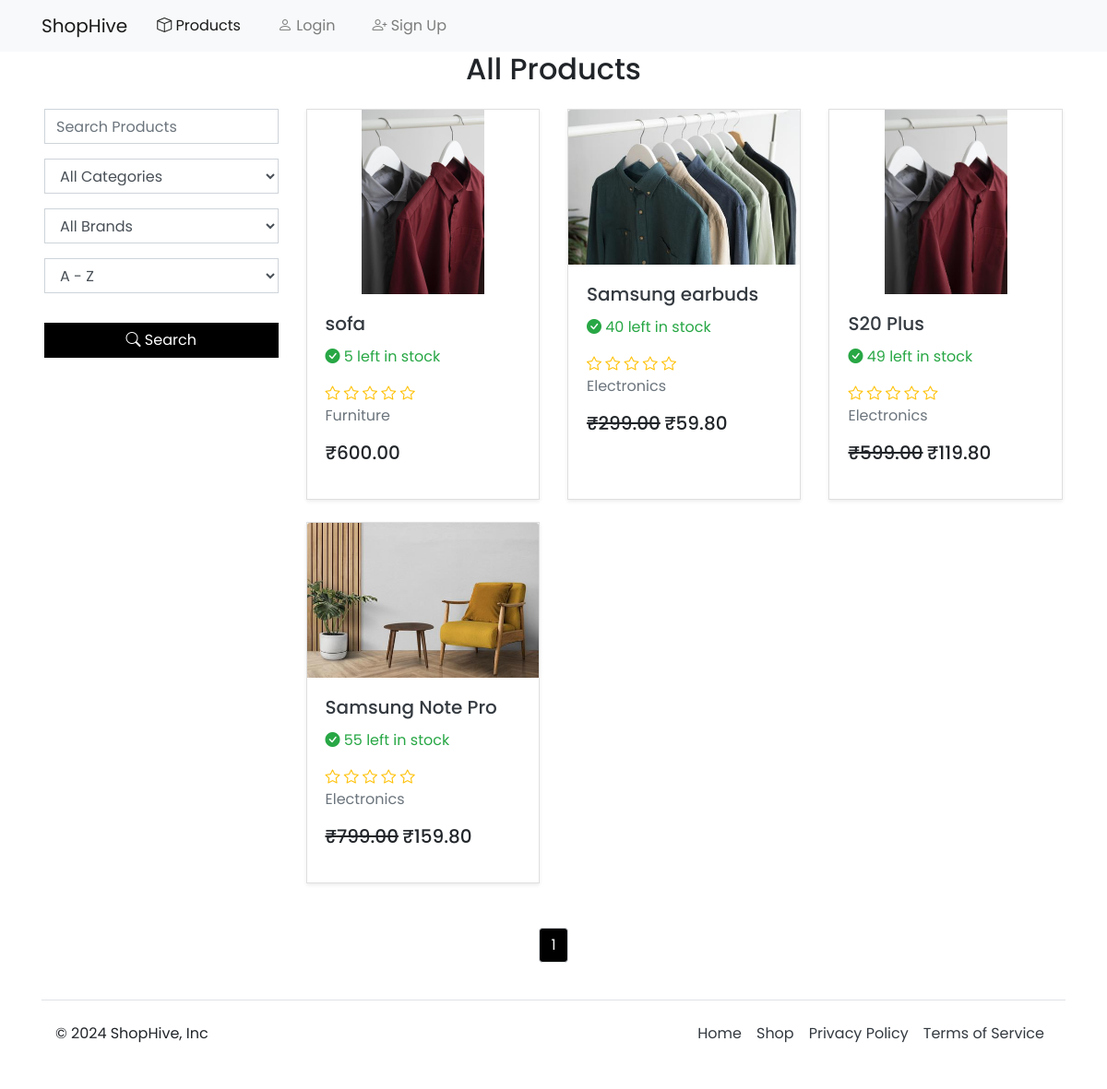
/products/, run on an earlier commit of the app's database.
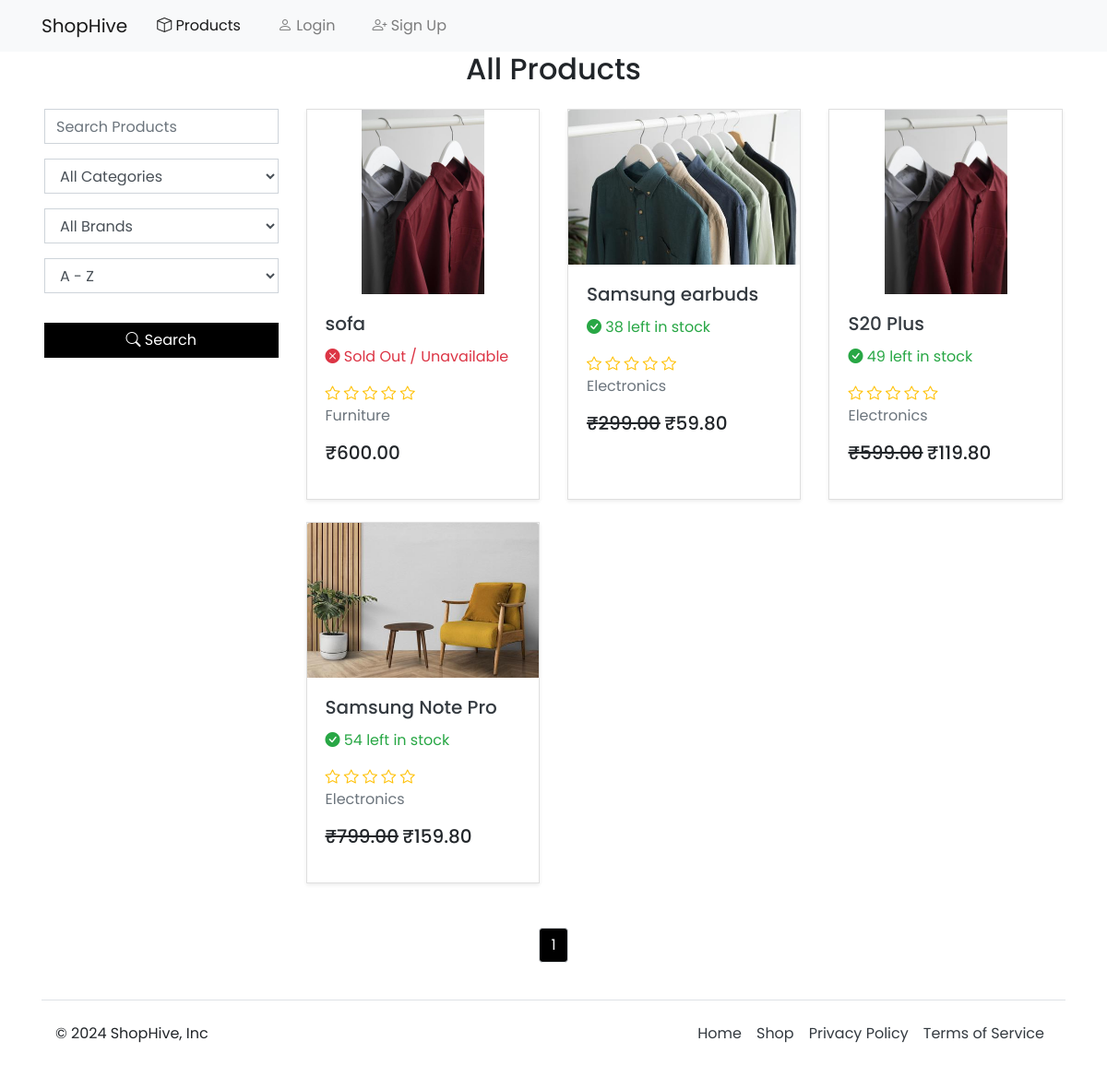
And on a later commit of the database.
### ecommerce_app/models.py (models this page shows, shortened)
class Product(models.Model):
    name = models.CharField(max_length=30)
    description = models.TextField()
    stock = models.PositiveIntegerField()
    price = models.DecimalField(max_digits=10, decimal_places=2)
    is_on_sale = models.BooleanField(default=False)
    is_featured = models.BooleanField(default=False)
    sale_price = models.DecimalField(
        max_digits=10, decimal_places=2, null=True, blank=True
    )
    category = models.ForeignKey(
        Category, on_delete=models.CASCADE, related_name="products"
    )
    brand = models.ForeignKey(
        Brand, on_delete=models.CASCADE, related_name="products", blank=True, null=True
    )
    is_deleted = models.BooleanField(default=False)
    coupons = models.ManyToManyField(Coupon, blank=True, related_name="products")
    max_per_user = models.PositiveIntegerField(default=10)
    tags = models.ManyToManyField(Tag, blank=True)
    objects = ProductManager()

class ProductImage(models.Model):
    product = models.ForeignKey(
        Product, on_delete=models.CASCADE, related_name="images"
    )
    image = models.ImageField(upload_to="product_images/")

class Category(models.Model):
    name = models.CharField(max_length=20, unique=True)
    is_deleted = models.BooleanField(default=False)
    objects = CategoryManager()
    def __str__(self):
        return self.name

### ecommerce_app/views.py (the view)
# urls.py: path("products/", views.products_list, name="products_list"),
@never_cache
def products(request):
    query = request.GET.get("query")
    category_name = request.GET.get("category")
    brand_id = request.GET.get("brand")
    sort = request.GET.get("sort", "id")
    selected_tags = request.GET.getlist("tags")
    categories = Category.objects.all()
    brands = Brand.objects.all()
    products = (
        Product.objects.select_related("category").prefetch_related("reviews").all()
    )
    if brand_id and Brand.objects.filter(id=brand_id).exists():
        products = products.filter(brand_id=brand_id)
    if query:
        products = products.filter(
            Q(name__icontains=query) | Q(description__icontains=query)
        )
    offer = None
    if category_name and Category.objects.filter(name=category_name).exists():
        products = products.filter(category__name=category_name)
        tags = Tag.objects.filter(category__name=category_name)
        offer = CategoryOffer.objects.filter(category__name=category_name, is_active=True).first()
    else:
        tags = Tag.objects.none()
    products = products.annotate(average_rating=Avg("reviews__rating"))
    if sort == "A-Z":
        products = products.order_by("name")
    elif sort == "available":
        products = products.filter(stock__gt=0)
    elif sort == "Z-A":
        products = products.order_by("-name")
    elif sort == "newest":
        products = products.order_by("-id")
    elif sort == "low-high":
        products = products.order_by("price")
    elif sort == "high-low":
        products = products.order_by("-price")
    elif sort == "rating":
        products = products.order_by("-average_rating")
    elif sort == "featured":
        products = products.filter(is_featured=True)
    if selected_tags:
        products = products.filter(tags__name__in=selected_tags).distinct()
    paginator = Paginator(products, 6)
    page_number = request.GET.get("page")
    paginated_products = paginator.get_page(page_number)
    if request.user.is_authenticated:
        wishlist, created = Wishlist.objects.get_or_create(user=request.user)
    else:
        wishlist = None
    return render(
        request,
        "app/products.html",
        {
            "products": paginated_products,
            "categories": categories,
            "brands": brands,
            "tags": tags,
            "selected_tags": selected_tags,
            "offer": offer,
            "wishlist": wishlist,
        },
    )

### ecommerce_app/models.py (called while the page is built)
    def active(self):
        return self.filter(is_deleted=False)

    def get_queryset(self):
        return CategoryQuerySet(self.model).active()

    def active(self):
        return self.filter(is_deleted=False)

    def get_queryset(self):
        return BrandQuerySet(self.model).active()

    def active(self):
        return self.filter(is_deleted=False, category__is_deleted=False)

    def get_queryset(self):
        return ProductQuerySet(self.model).active()

### ecommerce_app/templates/app/products.html (shortened to what this page needs)
{% extends './base.html' %}
{% load humanize %}
{% block content %}
<div class="container-fluid px-5">
<h2 class="text-center mb-4">All Products</h2>
<div class="row">
    <div class="col-md-3">
        <form class="row gx-2 gy-2 align-items-start" action="" method="GET">
            <div class="col-12 mb-3">
                <input
                class="form-control"
                type="text"
                name="query"
                placeholder="Search Products"
                value="{{ request.GET.query }}">
            </div>
            <div class="col-12 mb-3">
                <select class="form-control" name="category">
                    <option value="">All Categories</option>
                </select>
            </div>
            <div class="col-12 mb-3">
                <select class="form-control" name="brand">
                    <option value="">All Brands</option>
                </select>
            </div>
            <div class="col-12 mb-3">
                <select class="form-control" name="sort">
                    <option value="A-Z" {% if request.GET.sort == 'A-Z' %}selected{% endif %}>A - Z</option>
                </select>
            </div>
            <div class="col-12 mb-3">
                <button type="submit" class="btn btn-black w-100"><i class="bi bi-search"></i> Search</button>
            </div>
        </form>
    </div>
    <div class="col-md-9">
        <div class="row">
            {% for product in products %}
                <div class="col-md-4 mb-4">
                    <div class="card h-100 shadow-sm">
                        <a href="{% url 'app:product_detail' product.id %}">
                            <img class="card-img-top" src="{{ product.images.first.image.url }}" alt="{{ product.name }}" style="object-fit: contain; max-height: 200px;">
                        </a>
                        <div class="card-body d-flex flex-column">
                            <h5 class="card-title">
                                <a class="text-dark" href="{% url 'app:product_detail' product.id %}">{{ product.name }}</a>
                            </h5>
                            {% if product.stock > 0 %}
                                <p id="product-stock" class="text-success"> <i class="bi bi-check-circle-fill"></i> {{ product.stock }} left in stock</p>
                            {% else %}
                                <p class="text-danger"><i class="bi bi-x-circle-fill"></i> Sold Out / Unavailable</p>
                            {% endif %}
                            <div class="text-warning">
                                {% for i in "12345" %}
                                    {% with i|add:"0" as star_index %}
                                        {% if product.average_rating >= star_index %}
                                            <i class="bi bi-star-fill"></i>
                                        {% else %}
                                            <i class="bi bi-star"></i>
                                        {% endif %}
                                    {% endwith %}
                                {% endfor %}
                            </div>
                            <p class="card-text text-muted">{{ product.category }}</p>
                            <p>
                                {% if product.is_on_sale %}
                                    <span style="text-decoration: line-through;" class="h5">₹{{ product.price|floatformat:2|intcomma }}</span>
                                    <span class="h5">₹{{ product.sale_price|floatformat:2|intcomma }}</span>
                                {% else %}
                                    <span class="h5">₹{{ product.price|floatformat:2|intcomma }}</span>
                                    {% endif %}
                                </p>
                            </div>
                        </div>
                    </div>
                    {% endfor %}
                </div>
            </div>
</div>
    <div class="d-flex justify-content-center mt-4">
        <nav aria-label="Page navigation">
            <ul class="pagination">
                {% for num in products.paginator.page_range %}
                    {% if products.number == num %}
                        <li class="page-item">
                            <span class="page-link bg-black text-light">{{ num }}</span>
                        </li>
                    {% endif %}
                {% endfor %}
            </ul>
        </nav>
    </div>
</div>
{% endblock %}

### ecommerce_app/templates/app/base.html (shortened to what this page needs)
{% load static %}
{% load humanize %}
<!DOCTYPE html>
<html lang="en">
<head>
    <link href="https://stackpath.bootstrapcdn.com/bootstrap/4.5.2/css/bootstrap.min.css" rel="stylesheet" />
    <link href="https://cdn.jsdelivr.net/npm/bootstrap-icons/font/bootstrap-icons.css" rel="stylesheet">
    <link rel="stylesheet" href="{% static 'css/styles.css' %}">
</head>
<body>
    <nav class="navbar navbar-expand-lg {% block navbar_class %}navbar-light bg-light{% endblock %}">
        <div class="container">
            <a class="navbar-brand mr-4" href="{% url 'app:index' %}">ShopHive</a>
            <div class="collapse navbar-collapse" id="navbarNav">
                <ul class="navbar-nav ms-auto">
                    <li class="nav-item mr-4">
                        <a class="nav-link {% if request.resolver_match.url_name == 'products' %}active{% endif %}"
                            href="{% url 'app:products' %}">
                            <i class="bi bi-box"></i> Products
                        </a>
                    </li>
                    {% if user.is_authenticated %}
                    <li class="nav-item mr-4">
                        <a class="nav-link d-flex align-items-center {% if request.resolver_match.url_name == 'view_cart' %}active{% endif %}"
                            href="{% url 'app:view_cart' %}">
                            <i class="bi bi-cart"></i> Cart
                            {% if request.user.cart.total_items > 0 %}
                            <span class="badge bg-dark text-light ml-1 rounded-circle">{{ request.user.cart.total_items }}</span>
                            {% endif %}
                        </a>
                    </li>
                    <li class="nav-item mr-4">
                        <a class="nav-link d-flex align-items-center {% if request.resolver_match.url_name == 'wishlist' %}active{% endif %}"
                            href="{% url 'app:wishlist' %}">
                            <i class="bi bi-heart mr-1"></i> Wishlist
                        </a>
                    </li>
                    <li class="nav-item mr-4">
                        <a class="nav-link {% if request.resolver_match.url_name == 'view_orders' %}active{% endif %}"
                            href="{% url 'app:view_orders' %}">
                            <i class="bi bi-file-earmark-text"></i> Orders
                        </a>
                    </li>
                    <li class="nav-item dropdown mr-4">
                        <a class="nav-link d-flex align-items-center dropdown-toggle" href="#" role="button"
                            id="notificationDropdown" data-bs-toggle="dropdown" aria-expanded="false">
                            <i class="bi bi-bell"></i>
                            <span id="notification-count" class="badge bg-black text-light ml-1"></span>
                        </a>
                        <div class="dropdown-menu dropdown-menu-end p-2" aria-labelledby="notificationDropdown"
                            id="notification-list">
                            <p class="text-center text-muted" id="no-notifications">No new notifications</p>
                        </div>
                    </li>
                    <li class="nav-item mr-4">
                        <a class="nav-link {% if request.resolver_match.url_name == 'view_profile' %}active{% endif %}"
                            href="{% url 'app:view_profile' %}">
                            <i class="bi bi-person-circle"></i> Profile
                        </a>
                    </li>
                    <li class="nav-item mr-4">
                        <a class="nav-link {% if request.resolver_match.url_name == 'user_logout' %}active{% endif %}"
                            href="{% url 'app:user_logout' %}">
                            <i class="bi bi-box-arrow-right"></i> Logout
                        </a>
                    </li>
                    {% else %}
                    <li class="nav-item mr-4">
                        <a class="nav-link {% if request.resolver_match.url_name == 'user_login' %}active{% endif %}"
                            href="{% url 'app:user_login' %}">
                            <i class="bi bi-person"></i> Login
                        </a>
                    </li>
                    <li class="nav-item mr-4">
                        <a class="nav-link {% if request.resolver_match.url_name == 'user_signup' %}active{% endif %}"
                            href="{% url 'app:user_signup' %}">
                            <i class="bi bi-person-plus"></i> Sign Up
                        </a>
                    </li>
                    {% endif %}
                </ul>
            </div>
        </div>
    </nav>
        {% block content %}
        {% endblock %}
        <div class="container">
            <footer class="d-flex flex-column flex-md-row flex-wrap justify-content-between align-items-center py-3 my-4 border-top">
                <p class="col-12 col-md-4 mb-2 mb-md-0 text-center text-md-left text-body-secondary">
                    &copy; 2024 ShopHive, Inc
                </p>
                <ul class="nav col-12 col-md-6 justify-content-center justify-content-md-end">
                    <li class="nav-item">
                        <a href="{% url 'app:index' %}" class="nav-link text-dark px-2 text-body-secondary">Home</a>
                    </li>
                    <li class="nav-item">
                        <a href="{% url 'app:products' %}" class="nav-link text-dark px-2 text-body-secondary">Shop</a>
                    </li>
                    <li class="nav-item">
                        <a href="{% url 'app:privacy_policy' %}" class="nav-link text-dark px-2 text-body-secondary">Privacy Policy</a>
                    </li>
                    <li class="nav-item">
                        <a href="{% url 'app:terms_of_service' %}" class="nav-link text-dark px-2 text-body-secondary">Terms of Service</a>
                    </li>
                </ul>
            </footer>
        </div>
</body>
</html>

### static/css/styles.css (style rules this page uses)
body { font-family: "Poppins", sans-serif; font-weight: 400; }
.btn-black { background-color: #000; color: #fff; }
.btn { border-radius: 0px; }
.form-control { border-radius: 0px; }
.card { border-radius: 0px; }
.bg-black { background-color: #000; }

What changed in the data, as far as the page shows it:
changed Product "sofa": stock "5" → (not shown); stock "left in stock" → "Sold Out / Unavailable"
changed Product "Samsung earbuds": stock "40" → "38"
changed Product "Samsung Note Pro": stock "55" → "54"
